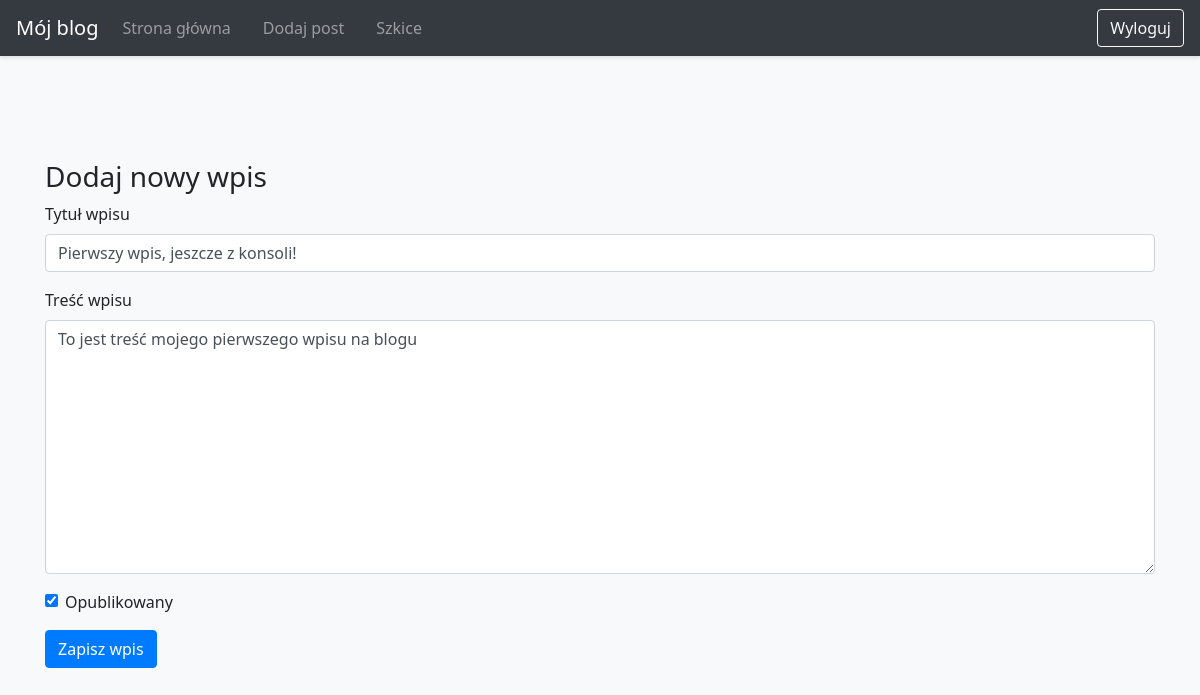
Screenshot of /post/edit/1 (signed in) with the database file from the repository.
### blog/models.py (models this page shows)
class Entry(db.Model):
    id = db.Column(db.Integer, primary_key=True)
    title = db.Column(db.String(80), nullable=False)
    body = db.Column(db.Text, nullable=False)
    pub_date = db.Column(
        db.DateTime,
        nullable=False,
        default=datetime.datetime.utcnow
    )
    is_published = db.Column(db.Boolean, default=False)

### blog/routes.py (the view, shortened to what this page needs)
@app.route("/post/", defaults={'entry_id': None}, methods=["GET", "POST"])
@app.route("/post/edit/<int:entry_id>", methods=["GET", "POST"])
@login_required
def manage_entry(entry_id):
    if entry_id:
        entry = Entry.query.get_or_404(entry_id)
        form = EntryForm(obj=entry)
    else:
        entry = None
        form = EntryForm()
    return render_template("entry_form.html", form=form)

### blog/forms.py
class EntryForm(FlaskForm):
    title = StringField('Tytuł wpisu', validators=[DataRequired()])
    body = TextAreaField('Treść wpisu', validators=[DataRequired()])
    is_published = BooleanField('Opublikowany')
    submit = SubmitField('Zapisz wpis')

### blog/utils.py (called while the page is built)
def login_required(view_func):
    @functools.wraps(view_func)
    def check_permissions(*args, **kwargs):
        if session.get('logged_in'):
            return view_func(*args, **kwargs)
        return redirect(url_for('login', next=request.path))
    return check_permissions

### blog/templates/entry_form.html (shortened to what this page needs)
{% extends "base.html" %}
{% block content %}
<h3>Dodaj nowy wpis</h3>
<form method="POST">
    <div class="form-group">
        {{ form.title.label }}
        {{ form.title(class_="form-control") }}
    </div>
    <div class="form-group">
        {{ form.body.label }}
        {{ form.body(class_="form-control", rows="10") }}
    </div>
    <div class="form-check">
        {{ form.is_published(class_="form-check-input") }}
        {{ form.is_published.label(class_="form-check-label") }}
    </div>
    {{ form.submit(class_="btn btn-primary mt-3") }}
</form>
{% endblock %}

### blog/static/css/style.css (style rules this page uses)
body { padding-top: 5rem; font-family: "Segoe UI", Tahoma, Geneva, Verdana, sans-serif; background-color: #f8f9fa; color: #212529; }
.btn { transition: all 0.2s ease; }
.form-group label { font-weight: 500; }
.form-control { transition: border-color 0.2s ease, box-shadow 0.2s ease; }
.mt-3 { margin-top: 1rem !important; }

### rows the page displays
Entry: title "Pierwszy wpis, jeszcze z konsoli!", body "To jest treść mojego pierwszego wpisu na blogu", is_published "☑"
